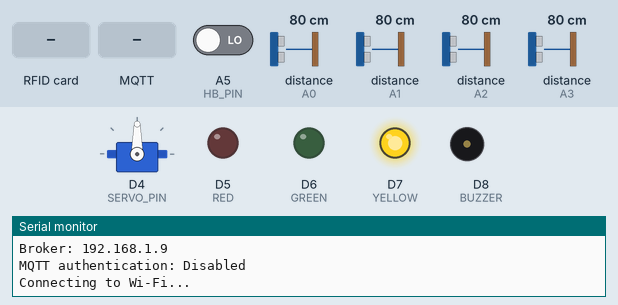
Recording of a sketch running on a simulated Arduino MKR. Shown: servo, output pins drawn as LEDs (lit = HIGH), buzzer (waves = sounding, pin HIGH), the last lines printed to the serial monitor. Wiring (inferred from the names in the program): 4 × ultrasonic range finder: trigger D0, echo A0 / trigger D1, echo A1 / trigger D3, echo A2 / trigger A4, echo A3. The inputs (shaded band) are chosen by the test bench; at power-on: distance to the obstacle (sensors on A0, A1, A2, A3) 80 cm, A5 (HB_PIN) LOW. The echo pulse lasts 58.3 µs per cm; WiFi joins after 1.5 s; servers stay silent unless stated; no MQTT or app messages arrive unless stated; pins used as bus, display or sensor lines are not drawn.

Above: at 1.2 s.
1.3 s: RFID card 5E 7A 19 C4 held to the reader
At 2.28 s:
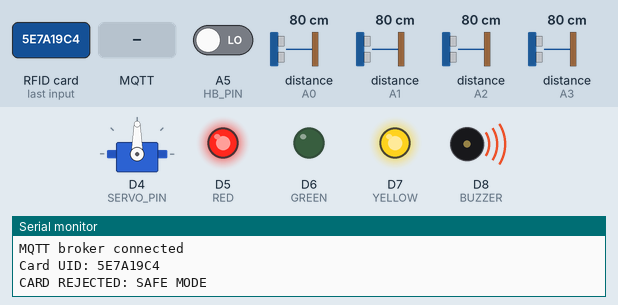
At 3.4 s:
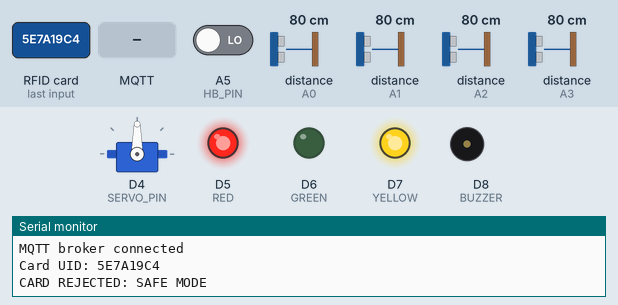
4.3 s: distance to the obstacle (sensor on A0) set to 2 cm
6.3 s: MQTT message "parking/heartbeat" arrives on the first subscribed topic
7.8 s: MQTT message "parking/cmd" arrives on the first subscribed topic
At 10.43 s:
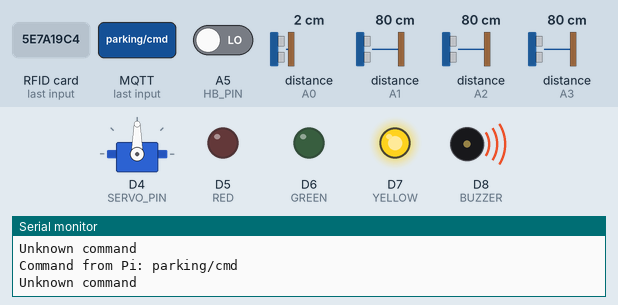
10.8 s: MQTT message "OPEN" arrives on the first subscribed topic
Timing chart, 0 to 13.8 s (numbered marks = the images above; inputs shaded):
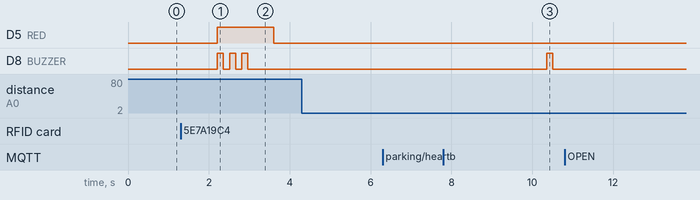

The sketch:

Arduino_code.ino
```cpp
#include <SPI.h>
#include <MFRC522.h>
#include <Servo.h>
#include <WiFiNINA.h>
#include <ArduinoMqttClient.h>

// ---------- NETWORK ----------
const char WIFI_SSID[] = "___";
const char WIFI_PASS[] = "___";

const char BROKER_HOST[] = "___";
const int BROKER_PORT = 1883;

// ---------- PINS ----------
#define SS_PIN 10
#define RST_PIN 9

#define RED 5
#define GREEN 6
#define YELLOW 7
#define SERVO_PIN 4
#define BUZZER 8
#define HB_PIN A5

#define GATE_CLOSED 90
#define GATE_OPEN 0
#define GATE_OPEN_MS 4000

#define HB_TIMEOUT_MS 5000
#define HB_WIRE_TIMEOUT_MS 3000

#define USE_HEARTBEAT 1
#define USE_HB_WIRE 1

// ---------- PARKING SLOTS ----------
#define NUM_SLOTS 4
#define NEED_AGREE 3

const int trigPins[NUM_SLOTS] = {0, 1, 3, A4};
const int echoPins[NUM_SLOTS] = {A0, A1, A2, A3};

const int OCCUPIED_CM = 10;

bool slotOccupied[NUM_SLOTS] = {false, false, false, false};
bool slotKnown[NUM_SLOTS] = {false, false, false, false};

int streak[NUM_SLOTS] = {0, 0, 0, 0};

// ---------- OBJECTS ----------
MFRC522 rfid(SS_PIN, RST_PIN);
Servo gate;

WiFiClient wifi;
MqttClient mqtt(wifi);

// ---------- STATE ----------
String pendingCmd = "";

unsigned long lastHeartbeatMs = 0;
bool gotHeartbeat = false;

volatile unsigned long lastHbEdgeMs = 0;

bool wasSafe = true;

unsigned long nextConnectTry = 0;
unsigned long lastSlotCheck = 0;
unsigned long lastSlotPublish = 0;
unsigned long lastWarnBeep = 0;

// ---------- HEARTBEAT WIRE ----------
void hbEdge() {
  lastHbEdgeMs = millis();
}

// ---------- ULTRASONIC SENSOR ----------
float readOnce(int slot) {

  digitalWrite(trigPins[slot], LOW);
  delayMicroseconds(2);

  digitalWrite(trigPins[slot], HIGH);
  delayMicroseconds(10);

  digitalWrite(trigPins[slot], LOW);

  long duration = pulseIn(echoPins[slot], HIGH, 15000);

  if (duration == 0) {
    return -1;
  }

  return duration * 0.0343 / 2.0;
}

float readDistanceCm(int slot) {

  float vals[3];
  int n = 0;

  for (int r = 0; r < 3; r++) {

    float cm = readOnce(slot);

    if (cm > 0) {
      vals[n++] = cm;
    }

    delay(25);
  }

  if (n == 0) {
    return -1;
  }

  // Sort readings to calculate median
  for (int i = 1; i < n; i++) {

    float key = vals[i];
    int j = i - 1;

    while (j >= 0 && vals[j] > key) {
      vals[j + 1] = vals[j];
      j--;
    }

    vals[j + 1] = key;
  }

  return vals[n / 2];
}

// ---------- SLOT STATUS ----------
String slotsString() {

  String result = "";

  for (int i = 0; i < NUM_SLOTS; i++) {

    if (i > 0) {
      result += ",";
    }

    if (!slotKnown[i]) {
      result += "?";
    } else {
      result += slotOccupied[i] ? "1" : "0";
    }
  }

  return result;
}

// ---------- MQTT HELPERS ----------
void publishText(const char* topic, String payload, bool retain) {

  if (!mqtt.connected()) {
    return;
  }

  mqtt.beginMessage(topic, retain);
  mqtt.print(payload);
  mqtt.endMessage();
}

void publishSlots() {

  publishText("parking/slots", slotsString(), true);

  lastSlotPublish = millis();
}

void onMessage(int size) {

  String topic = mqtt.messageTopic();
  String msg = "";

  while (mqtt.available()) {
    msg += (char)mqtt.read();
  }

  msg.trim();

  if (topic == "parking/heartbeat") {

    lastHeartbeatMs = millis();
    gotHeartbeat = true;

  } else if (topic == "parking/cmd") {

    pendingCmd = msg;
  }
}

// ---------- SAFETY ----------
bool safeMode() {

  bool linkOk =
    (WiFi.status() == WL_CONNECTED && mqtt.connected());

  bool mqttHbOk = true;

#if USE_HEARTBEAT
  mqttHbOk =
    gotHeartbeat &&
    (millis() - lastHeartbeatMs < HB_TIMEOUT_MS);
#endif

  bool wireOk = true;

#if USE_HB_WIRE
  unsigned long nowMs = millis();
  unsigned long edgeMs = lastHbEdgeMs;

  wireOk =
    ((long)(nowMs - edgeMs) < (long)HB_WIRE_TIMEOUT_MS);
#endif

  return !(linkOk && mqttHbOk && wireOk);
}

// ---------- WI-FI AND MQTT ----------
void maintainConnection() {

  if (WiFi.status() == WL_CONNECTED && mqtt.connected()) {
    return;
  }

  if (millis() < nextConnectTry) {
    return;
  }

  nextConnectTry = millis() + 10000;

  if (WiFi.status() != WL_CONNECTED) {

    Serial.println("Connecting to Wi-Fi...");

    WiFi.begin(WIFI_SSID, WIFI_PASS);

    if (WiFi.status() != WL_CONNECTED) {
      return;
    }

    Serial.print("Wi-Fi connected, IP: ");
    Serial.println(WiFi.localIP());
  }

  Serial.println("Connecting to MQTT broker...");

  mqtt.setId("parking-arduino");
  mqtt.onMessage(onMessage);

  // Anonymous MQTT connection
  if (mqtt.connect(BROKER_HOST, BROKER_PORT)) {

    mqtt.subscribe("parking/cmd");
    mqtt.subscribe("parking/heartbeat");

    Serial.println("MQTT broker connected");

    publishSlots();

  } else {

    Serial.println("MQTT connection failed");
    Serial.print("MQTT error: ");
    Serial.println(mqtt.connectError());
  }
}

// ---------- GATE, LEDS AND BUZZER ----------
void beep(int times) {

  for (int i = 0; i < times; i++) {

    digitalWrite(BUZZER, HIGH);
    delay(150);

    digitalWrite(BUZZER, LOW);
    delay(150);
  }
}

void openGate() {

  digitalWrite(GREEN, HIGH);

  gate.write(GATE_OPEN);
  delay(GATE_OPEN_MS);

  gate.write(GATE_CLOSED);
  delay(600);

  digitalWrite(GREEN, LOW);
}

void denyEntry() {

  digitalWrite(RED, HIGH);

  beep(3);
  delay(500);

  digitalWrite(RED, LOW);
}

// ---------- HANDLE PI COMMANDS ----------
void handleCommand(String cmd) {

  Serial.print("Command from Pi: ");
  Serial.println(cmd);

  if (cmd == "OPEN") {

    if (safeMode()) {

      Serial.println("Ignored: SAFE MODE");

    } else {

      openGate();
    }

  } else if (cmd.startsWith("DENY")) {

    denyEntry();

  } else {

    Serial.println("Unknown command");
  }
}

// ---------- SETUP ----------
void setup() {

  Serial.begin(115200);

  pinMode(RED, OUTPUT);
  pinMode(GREEN, OUTPUT);
  pinMode(YELLOW, OUTPUT);
  pinMode(BUZZER, OUTPUT);

  pinMode(HB_PIN, INPUT_PULLDOWN);

  digitalWrite(BUZZER, LOW);
  digitalWrite(RED, LOW);
  digitalWrite(GREEN, LOW);
  digitalWrite(YELLOW, HIGH);

  for (int i = 0; i < NUM_SLOTS; i++) {

    pinMode(trigPins[i], OUTPUT);
    pinMode(echoPins[i], INPUT_PULLDOWN);

    digitalWrite(trigPins[i], LOW);
  }

  gate.attach(SERVO_PIN);
  gate.write(GATE_CLOSED);

  SPI.begin();
  rfid.PCD_Init();

  lastHbEdgeMs = millis();

#if USE_HB_WIRE
  attachInterrupt(
    digitalPinToInterrupt(HB_PIN),
    hbEdge,
    CHANGE
  );
#endif

  Serial.println("Parking node starting");
  Serial.println("Broker: 192.168.1.9");
  Serial.println("MQTT authentication: Disabled");
}

// ---------- MAIN LOOP ----------
void loop() {

  maintainConnection();

  if (mqtt.connected()) {
    mqtt.poll();
  }

  // Safety mode
  bool safe = safeMode();

  digitalWrite(YELLOW, safe ? HIGH : LOW);

  if (safe != wasSafe) {

    Serial.println(
      safe
        ? "SAFE MODE: Pi not responding, entry locked"
        : "Normal mode: Pi connected"
    );

    wasSafe = safe;
  }

  if (safe && millis() - lastWarnBeep > 10000) {

    lastWarnBeep = millis();
    beep(1);
  }

  // Check parking slots once per second
  if (millis() - lastSlotCheck > 1000) {

    lastSlotCheck = millis();

    bool changed = false;

    for (int i = 0; i < NUM_SLOTS; i++) {

      float cm = readDistanceCm(i);

      // No valid echo: preserve previous state
      if (cm < 0) {

        streak[i] = 0;
        continue;
      }

      bool occupied = (cm >= 2 && cm < OCCUPIED_CM);

      if (occupied == slotOccupied[i] && slotKnown[i]) {

        streak[i] = 0;

      } else {

        streak[i]++;

        if (streak[i] >= NEED_AGREE) {

          slotOccupied[i] = occupied;
          slotKnown[i] = true;

          streak[i] = 0;
          changed = true;

          Serial.print("Slot ");
          Serial.print(i + 1);
          Serial.println(occupied ? " now OCCUPIED" : " now FREE");
        }
      }

      delay(60);
    }

    if (changed || millis() - lastSlotPublish > 5000) {
      publishSlots();
    }
  }

  // Handle commands from Raspberry Pi
  if (pendingCmd != "") {

    String cmd = pendingCmd;
    pendingCmd = "";

    handleCommand(cmd);
  }

  // RFID card reading
  if (rfid.PICC_IsNewCardPresent() &&
      rfid.PICC_ReadCardSerial()) {

    String uid = "";

    for (byte i = 0; i < rfid.uid.size; i++) {

      if (rfid.uid.uidByte[i] < 0x10) {
        uid += "0";
      }

      uid += String(rfid.uid.uidByte[i], HEX);
    }

    uid.toUpperCase();

    Serial.print("Card UID: ");
    Serial.println(uid);

    if (safeMode()) {

      Serial.println("CARD REJECTED: SAFE MODE");
      denyEntry();

    } else {

      publishText("parking/card", uid, false);

      Serial.println("Card UID sent to Raspberry Pi");
      Serial.println("Waiting for Pi decision...");
    }

    rfid.PICC_HaltA();
    rfid.PCD_StopCrypto1();
  }
}
```

Measured:
- after the input at 1.3 s, D5 (RED): LOW → HIGH after 0.91 s, → LOW 1.4 s later; D8 (BUZZER): alternates HIGH for 0.15 s and LOW for 0.15 s, 6 changes in all, then stays LOW, starting after 0.91 s
